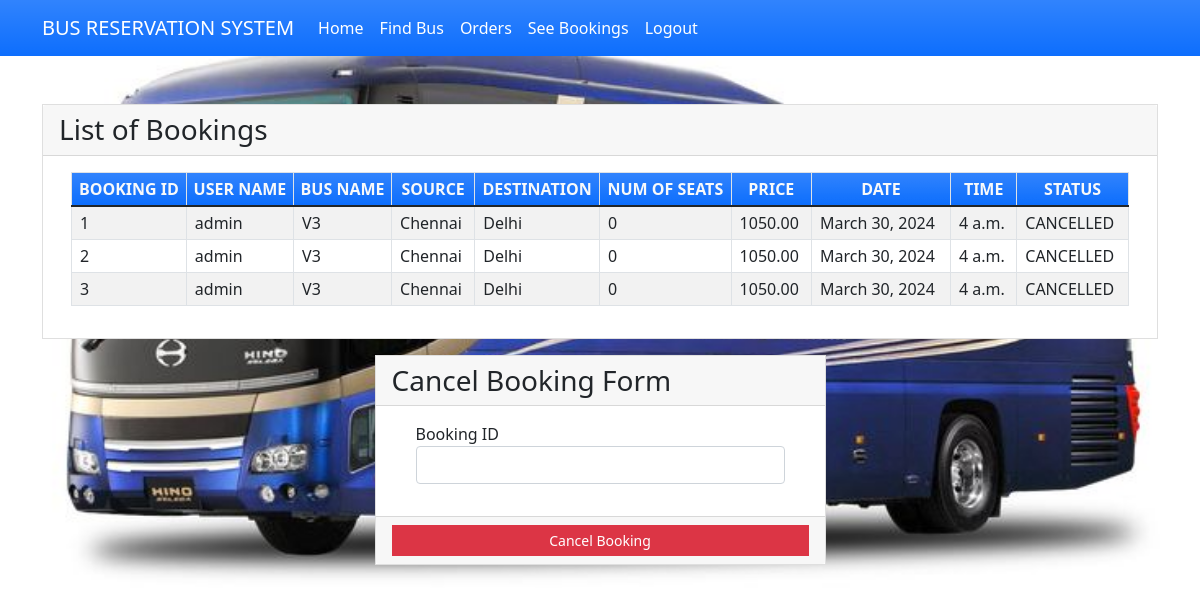
/seebookings (signed in), run on the app's committed database.
### myapp/models.py (models this page shows, shortened)
class Book(models.Model):
    BOOKED = 'B'
    CANCELLED = 'C'
    TICKET_STATUSES = ((BOOKED, 'Booked'),
                       (CANCELLED, 'Cancelled'),)
    email = models.EmailField()
    name = models.CharField(max_length=30)
    userid =models.DecimalField(decimal_places=0, max_digits=2)
    busid=models.DecimalField(decimal_places=0, max_digits=2)
    bus_name = models.CharField(max_length=30)
    source = models.CharField(max_length=30)
    dest = models.CharField(max_length=30)
    nos = models.DecimalField(decimal_places=0, max_digits=2)
    price = models.DecimalField(decimal_places=2, max_digits=6)
    date = models.DateField()
    time = models.TimeField()
    status = models.CharField(choices=TICKET_STATUSES, default=BOOKED, max_length=2)
    class Meta:
        verbose_name_plural = "List of Books"

### myapp/views.py (the view)
# urls.py: path('seebookings', views.seebookings, name="seebookings"),
@login_required(login_url='signin')
def seebookings(request,new={}):
    context = {}
    id_r = request.user.id
    book_list = Book.objects.filter(userid=id_r)
    if book_list:
        return render(request, 'myapp/booklist.html', locals())
    else:
        context["error"] = "Sorry no buses booked"
        return render(request, 'myapp/findbus.html', context)

### myapp/templates/myapp/booklist.html (shortened to what this page needs)
{% extends 'myapp/base.html' %} {% block content %}
<div class="container my-5">
    <div class="card rounded-0">
        <div class="card-header">
            <div class="card-title h3 mb-0">List of Bookings</div>
        </div>
        <div class="card-body">
            <div class="container-fluid">
                <table class="table table-bordered table-striped">
                    <thead>
                        <tr class="bg-gradient bg-primary text-light">
                            <th class="p-1 text-center">BOOKING ID</th>
                            <th class="p-1 text-center">USER NAME</th>
                            <th class="p-1 text-center">BUS NAME</th>
                            <th class="p-1 text-center">SOURCE</th>
                            <th class="p-1 text-center">DESTINATION</th>
                            <th class="p-1 text-center">NUM OF SEATS</th>
                            <th class="p-1 text-center">PRICE</th>
                            <th class="p-1 text-center">DATE</th>
                            <th class="p-1 text-center">TIME</th>
                            <th class="p-1 text-center">STATUS</th>
                        </tr>
                    </thead>
                    {% for row in book_list %}
                    <tr>
                        <td class="px-2 py-1 align-middle">{{row.id}}</td>
                        <td class="px-2 py-1 align-middle">{{row.name}}</td>
                        <td class="px-2 py-1 align-middle">{{row.bus_name}}</td>
                        <td class="px-2 py-1 align-middle">{{row.source}}</td>
                        <td class="px-2 py-1 align-middle">{{row.dest}}</td>
                        <td class="px-2 py-1 align-middle">{{row.nos}}</td>
                        <td class="px-2 py-1 align-middle">{{row.price}}</td>
                        <td class="px-2 py-1 align-middle">{{row.date}}</td>
                        <td class="px-2 py-1 align-middle">{{row.time}}</td>
                        <td class="px-2 py-1 align-middle">{{row.status}}</td>
                    </tr>
                    {% endfor %}
                </table>
            </div>
        </div>
    </div>
    <div class="row mt-3 justify-content-center">
        <div class="col-lg-5 col-md-7 col-sm-10 col-xs-12">
            <div class="card rounded-0">
                <div class="card-header">
                    <div class="card-title h3 mb-0">Cancel Booking Form</div>
                </div>
                <div class="card-body">
                    <div class="container-fluid">
                        <form action="{% url 'cancellings' %}" method="post" id="cancel-form">
                            <div class="mb-3">
                                <label for="bus_id" class="control-label">Booking ID</label>
                                <input name='bus_id' class="form-control" type="number" id="bus_id">
                            </div>
                        </form>
                    </div>
                </div>
                <div class="card-footer text-center">
                    <button class="btn btn-sm rounded-0 btn-danger w-100" form="cancel-form">Cancel Booking</button>
                </div>
            </div>
        </div>
    </div>
</div>
{% endblock %}

### data on the page
Book: id "1", name "admin", bus_name "V3", source "Chennai", dest "Delhi", nos "0", price "1050.00", date "March 30, 2024", time "4 a.m.", status "CANCELLED"
Book: id "2", name "admin", bus_name "V3", source "Chennai", dest "Delhi", nos "0", price "1050.00", date "March 30, 2024", time "4 a.m.", status "CANCELLED"
Book: id "3", name "admin", bus_name "V3", source "Chennai", dest "Delhi", nos "0", price "1050.00", date "March 30, 2024", time "4 a.m.", status "CANCELLED"
